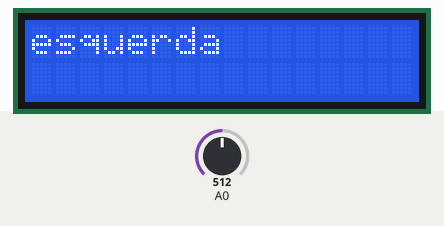
The sketch below on a simulated Arduino Uno, built with avr-gcc and run on an emulated ATmega328P. Parts: 16×2 character LCD. Inputs (shaded band) come from the test bench; at power-on: A0 = 512.

Above: at 2.2 s.
2.3 s: A0 set to 104
4.3 s: A0 set to 92
At 6.1 s:
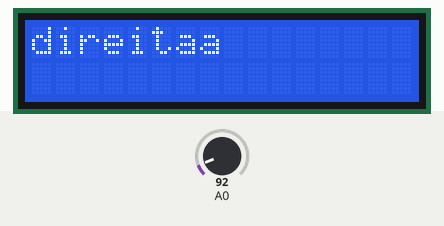
6.4 s: A0 set to 388
8.2 s: A0 set to 407
At 9.3 s:
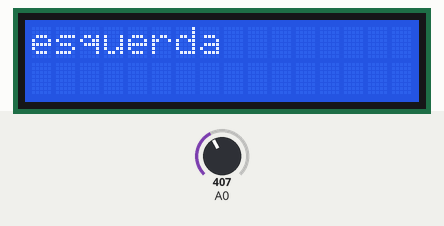
10.3 s: A0 set to 90
At 12.3 s:
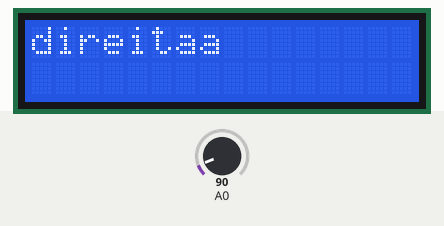
Timing chart, 0 to 13.4 s (numbered marks = the images above; inputs shaded):
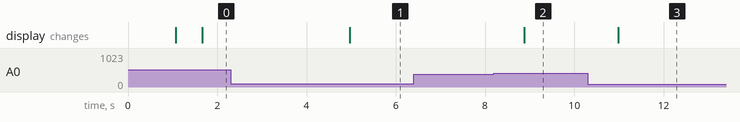

Measured:
- the behaviour switches between 100 and 99 on A0 (found by bisection; images 0 and 1)
- the behaviour switches between 399 and 400 on A0 (found by bisection; images 1 and 2)
- after the input at 2.3 s, every drawn part: stays the same
- after the input at 4.3 s, the display: changes after 0.67 s (image 1)
- after the input at 6.4 s, every drawn part: stays the same
- after the input at 8.2 s, the display: changes after 0.68 s (image 2)
- after the input at 10.3 s, the display: changes after 0.68 s (image 3)

The sketch:

LCD1.ino
```cpp
#include <LiquidCrystal.h>

LiquidCrystal lcd(8, 9, 4, 5, 6, 7);

int menu = 0;

char verificabot()
{
  char lido;
  int botao;
  botao = analogRead (0);  //Leitura do valor da porta analógica A0
  if (botao < 100) {  //direita
    lido = 'd';
  }
  else if (botao < 200) {  //cima
    lido = 'c';
  }
  else if (botao < 400) { //baixo
    lido = 'b';
  }
  else if (botao < 600) { //esquerda
    lido = 'e';
  }
  else if (botao < 800) { //select
    lido = 's';
  }
  delay(300);

  return lido;

}

void setup()
{
  lcd.begin(16, 2);
  lcd.setCursor(0, 0);
  lcd.print("Faculdade");
  lcd.setCursor(0, 1);
  lcd.print("SATC");
  delay(1000);
  lcd.clear();
  Serial.begin(9600);
}
void loop()
{
  if (verificabot() == 'd')
  {
    lcd.setCursor(0, 0);
    lcd.print("direita");
  }
  if (verificabot() == 'e')
  {
    lcd.setCursor(0, 0);
    lcd.print("esquerda");
  }
}
```
